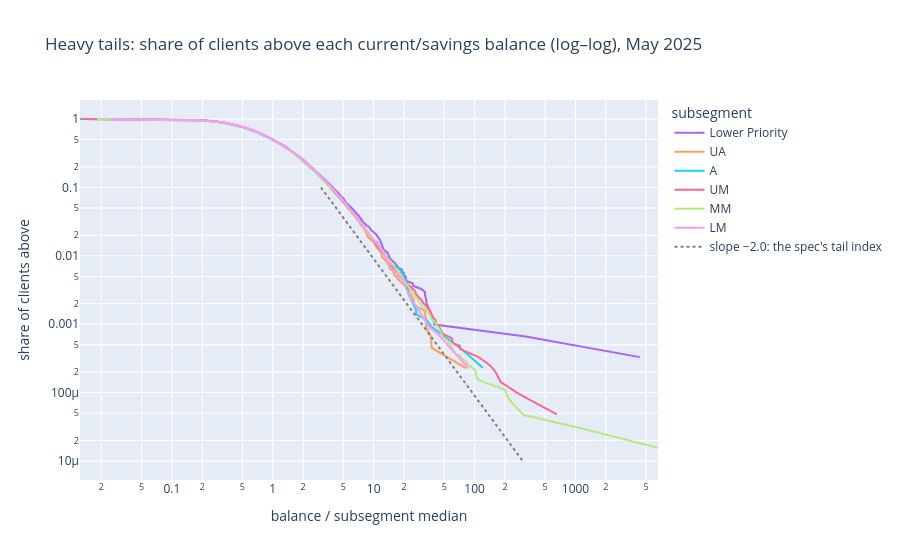

Notebook source saved alongside this figure:
### Markdown cell above
## 3. Amounts
Every amount is a median multiple of a hidden base (income for flows, wealth for balances), so
Private sits far above everyone. The tails are power laws: on log–log axes, far out, the share of
clients above a balance falls on a straight line, parallel to the spec's slope (−2 for the
current/savings balance). Neighbouring
subsegments overlap: about a quarter of MM clients hold more than the UM median. Card limits come
in product tiers that rise with income; revolvers run their cards fuller than transactors.
Private spends more on travel and moves money by transfer; Mass spends more on retail, cash and
remittances.

### Code cell
# The share of clients above each current/savings balance on log–log axes, May 2025, every client.
# Balances are divided by the subsegment's median so the subsegments share one scale (those with at
# least 1,000 clients). Far out, a power law is a straight line whose slope is minus the tail index.
balances = read_output(str(DATA), "mart", ["snapshot_month", "subsegment", "casa_bal"])
balances = balances[(balances["snapshot_month"] == MAY) & (balances["casa_bal"] > 0)]
lines = []
for subsegment, part in balances.groupby("subsegment"):
    if len(part) >= 1_000:
        values = np.sort(part["casa_bal"].to_numpy() / part["casa_bal"].median())[
            ::-1
        ]  # largest first
        rank = np.unique(np.geomspace(1, len(values), 200).astype(int))
        lines.append(
            pd.DataFrame(
                {
                    "balance / subsegment median": values[rank - 1],
                    "share of clients above": rank / len(values),
                    "subsegment": subsegment,
                }
            )
        )
fig = px.line(
    pd.concat(lines),
    x="balance / subsegment median",
    y="share of clients above",
    color="subsegment",
    log_x=True,
    log_y=True,
    category_orders={"subsegment": ORDER},
    title="Heavy tails: share of clients above each current/savings balance (log–log), May 2025",
)
tail = spec["levels"]["measures"]["casa_bal"]["tail"]
x = np.array([3.0, 300.0])
fig.add_trace(
    go.Scatter(
        x=x,
        y=0.1 * (x / 3) ** -tail,
        mode="lines",
        line_dash="dot",
        line_color="grey",
        name=f"slope −{tail}: the spec's tail index",
    )
)
fig.show()

### Figure 1 — Plotly figure (JSON) as saved in the notebook; plotly's stock layout.template omitted (floating-point values rounded to 4 significant figures; data arrays with more than 128 entries replaced by an {"elided": "..."} marker saying what was removed)
{"data": [{"hovertemplate": "subsegment=Lower Priority<br>balance / subsegment median=%{x}<br>share of clients above=%{y}<extra></extra>", "legendgroup": "Lower Priority", "line": {"color": "#ab63fa", "dash": "solid"}, "marker": {"symbol": "circle"}, "mode": "lines", "name": "Lower Priority", "orientation": "v", "showlegend": true, "x": {"elided": "144 float values"}, "xaxis": "x", "y": {"elided": "144 float values"}, "yaxis": "y", "type": "scatter"}, {"hovertemplate": "subsegment=UA<br>balance / subsegment median=%{x}<br>share of clients above=%{y}<extra></extra>", "legendgroup": "UA", "line": {"color": "#FFA15A", "dash": "solid"}, "marker": {"symbol": "circle"}, "mode": "lines", "name": "UA", "orientation": "v", "showlegend": true, "x": {"elided": "147 float values"}, "xaxis": "x", "y": {"elided": "147 float values"}, "yaxis": "y", "type": "scatter"}, {"hovertemplate": "subsegment=A<br>balance / subsegment median=%{x}<br>share of clients above=%{y}<extra></extra>", "legendgroup": "A", "line": {"color": "#19d3f3", "dash": "solid"}, "marker": {"symbol": "circle"}, "mode": "lines", "name": "A", "orientation": "v", "showlegend": true, "x": {"elided": "147 float values"}, "xaxis": "x", "y": {"elided": "147 float values"}, "yaxis": "y", "type": "scatter"}, {"hovertemplate": "subsegment=UM<br>balance / subsegment median=%{x}<br>share of clients above=%{y}<extra></extra>", "legendgroup": "UM", "line": {"color": "#FF6692", "dash": "solid"}, "marker": {"symbol": "circle"}, "mode": "lines", "name": "UM", "orientation": "v", "showlegend": true, "x": {"elided": "159 float values"}, "xaxis": "x", "y": {"elided": "159 float values"}, "yaxis": "y", "type": "scatter"}, {"hovertemplate": "subsegment=MM<br>balance / subsegment median=%{x}<br>share of clients above=%{y}<extra></extra>", "legendgroup": "MM", "line": {"color": "#B6E880", "dash": "solid"}, "marker": {"symbol": "circle"}, "mode": "lines", "name": "MM", "orientation": "v", "showlegend": true, "x": {"elided": "165 float values"}, "xaxis": "x", "y": {"elided": "165 float values"}, "yaxis": "y", "type": "scatter"}, {"hovertemplate": "subsegment=LM<br>balance / subsegment median=%{x}<br>share of clients above=%{y}<extra></extra>", "legendgroup": "LM", "line": {"color": "#FF97FF", "dash": "solid"}, "marker": {"symbol": "circle"}, "mode": "lines", "name": "LM", "orientation": "v", "showlegend": true, "x": {"elided": "147 float values"}, "xaxis": "x", "y": {"elided": "147 float values"}, "yaxis": "y", "type": "scatter"}, {"line": {"color": "grey", "dash": "dot"}, "mode": "lines", "name": "slope −2.0: the spec's tail index", "x": [3.0, 300.0], "y": [0.1, 1e-05], "type": "scatter"}], "layout": {"xaxis": {"anchor": "y", "domain": [0.0, 1.0], "title": {"text": "balance / subsegment median"}, "type": "log"}, "yaxis": {"anchor": "x", "domain": [0.0, 1.0], "title": {"text": "share of clients above"}, "type": "log"}, "legend": {"title": {"text": "subsegment"}, "tracegroupgap": 0}, "title": {"text": "Heavy tails: share of clients above each current/savings balance (log–log), May 2025"}}}
